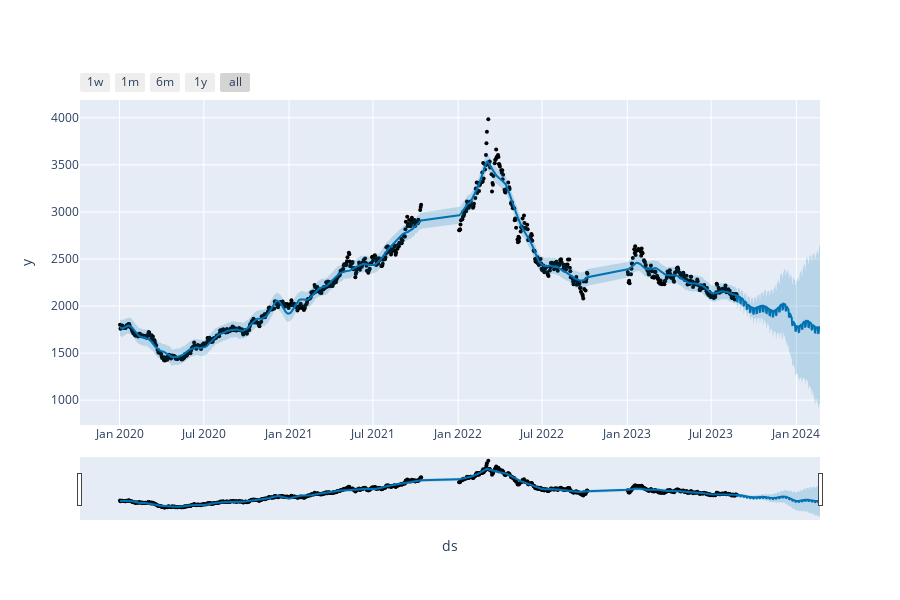

The cell this chart's notebook holds for it:
### Code cell
plot_plotly(model, forecast)

### Figure 1 — Plotly figure (JSON) as saved in the notebook; plotly's stock layout.template omitted (floating-point values rounded to 4 significant figures; data arrays with more than 128 entries replaced by an {"elided": "..."} marker saying what was removed)
{"data": [{"marker": {"color": "black", "size": 4}, "mode": "markers", "name": "Actual", "type": "scatter", "x": {"elided": "829 str values"}, "y": {"elided": "829 float values"}}, {"hoverinfo": "skip", "line": {"width": 0}, "mode": "lines", "type": "scatter", "x": {"elided": "1009 str values"}, "y": {"elided": "1009 float values"}}, {"fill": "tonexty", "fillcolor": "rgba(0, 114, 178, 0.2)", "line": {"color": "#0072B2", "width": 2}, "mode": "lines", "name": "Predicted", "type": "scatter", "x": {"elided": "1009 str values"}, "y": {"elided": "1009 float values"}}, {"fill": "tonexty", "fillcolor": "rgba(0, 114, 178, 0.2)", "hoverinfo": "skip", "line": {"width": 0}, "mode": "lines", "type": "scatter", "x": {"elided": "1009 str values"}, "y": {"elided": "1009 float values"}}], "layout": {"height": 600, "showlegend": false, "width": 900, "xaxis": {"autorange": true, "range": ["2019-10-07 15:46:17.1429", "2024-02-21"], "rangeselector": {"buttons": [{"count": 7, "label": "1w", "step": "day", "stepmode": "backward"}, {"count": 1, "label": "1m", "step": "month", "stepmode": "backward"}, {"count": 6, "label": "6m", "step": "month", "stepmode": "backward"}, {"count": 1, "label": "1y", "step": "year", "stepmode": "backward"}, {"step": "all"}]}, "rangeslider": {"autorange": true, "range": ["2019-10-07 15:46:17.1429", "2024-02-21"], "visible": true, "yaxis": {"_template": null, "rangemode": "match"}}, "title": {"text": "ds"}, "type": "date"}, "yaxis": {"autorange": true, "range": [736.3, 4189.0], "title": {"text": "y"}, "type": "linear"}}}
